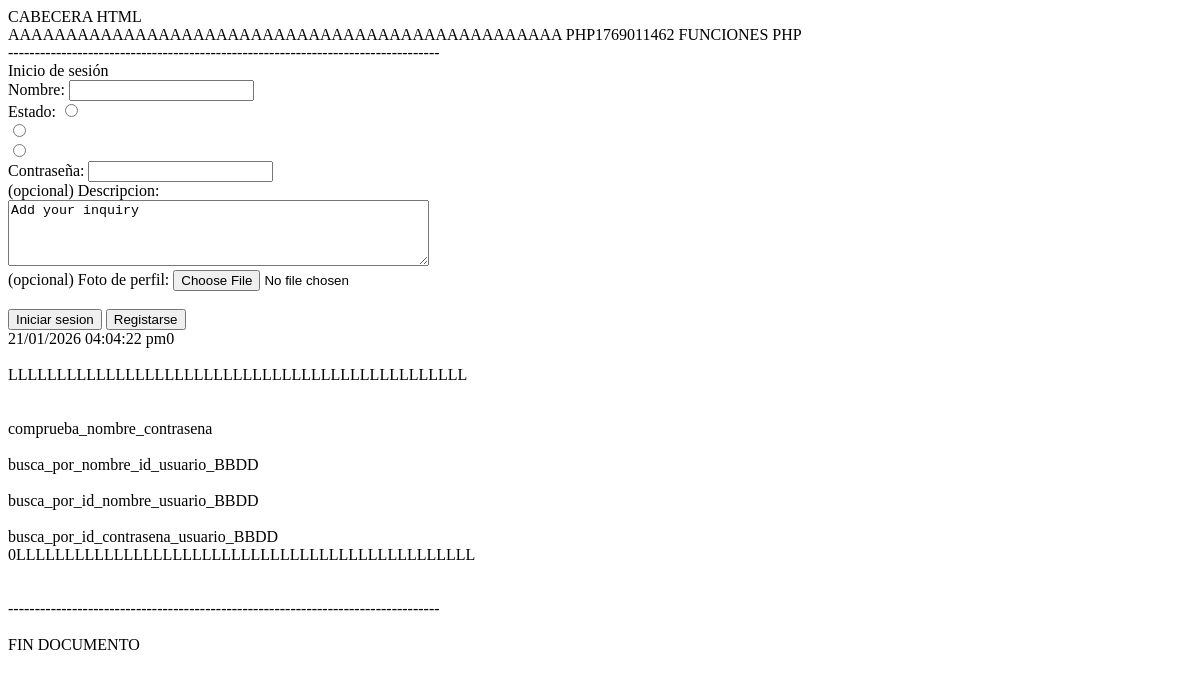
Page /test/sesiones/test.php on the earlier database version.
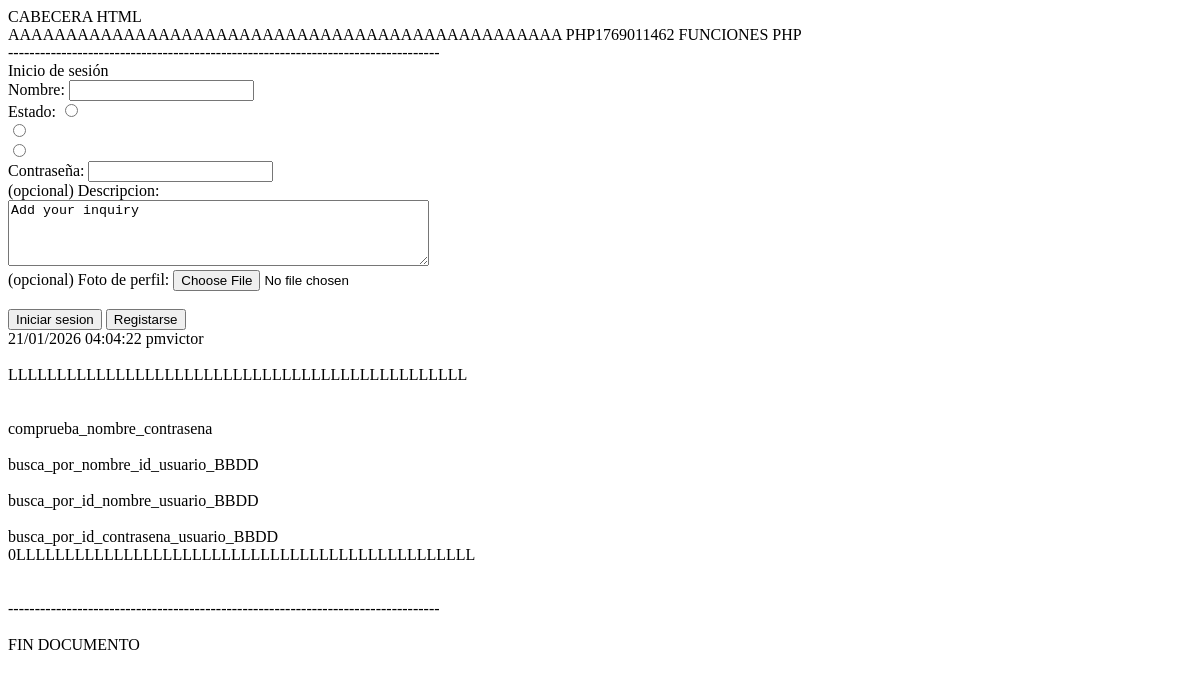
Same page on the later database version.
### tables this page shows
CREATE TABLE usuarios(
    id INT AUTO_INCREMENT PRIMARY KEY,
    password VARCHAR(255) NOT NULL,
    nombre VARCHAR(100) NOT NULL UNIQUE,
    foto tinytext,
    descripcion text,
    fecha_creacion DATE NOT NULL,
    rango ENUM ("Administrador", "Moderador", "Usuario"),
    estado ENUM ("Activada", "Desactivada", "Baneada")
);

### test/sesiones/test.php (the view, shortened to what this page needs)
<?php
require_once '../recursos/funciones.php';
$control_errores=1;
function formulario_inicio_sesion(){
?>
<div>Inicio de sesión</div>
<form action="" method="post">
    <label for="nombre">Nombre: </label>
    <input type="text" name="nombre"><br>
    <label for="estado">Estado: </label>
    <input type='radio' name='estado' value="Desactivada" required><br>
    <input type='radio' name='estado' required><br>
    <input type='radio' name='estado' required><br>
    <label for="contrasena">Contraseña: </label>
    <input type="password" name="contrasena"><br>
    <label for="descripcion">(opcional) Descripcion: </label><br>
    <textarea id="descripcion" name="descripcion" rows="4" cols="50">Add your inquiry</textarea><br>
        <label for="foto">(opcional) Foto de perfil: </label>
        <input type="file" name="foto"><br>   <br>
    <input type="submit" name="btn_inicio_sesion" value="Iniciar sesion" formaction="../principal/feed.php">
    <input type="submit" name="btn" value="Registarse" formaction="registro.php">
</form>
<?php
}
function funciones_php(){
    echo("FUNCIONES PHP");
    echo ("<br>");
    echo ("---------------------------------------------------------------------------------");
    echo ("<br>");
formulario_inicio_sesion();
$fecha=date('d/m/Y h:i:s a', time());
    echo($fecha);
   $nombrebusca=busca_por_id_nombre_usuario_BBDD("2");
   echo ($nombrebusca);
    echo ("<br>");
    echo ("<br>");
echo("LLLLLLLLLLLLLLLLLLLLLLLLLLLLLLLLLLLLLLLLLLLLLLL");
    echo ("<br>");
    echo ("<br>");
echo (comprueba_nombre_contrasena("usuario3434","contraaaa34234"));
 echo("LLLLLLLLLLLLLLLLLLLLLLLLLLLLLLLLLLLLLLLLLLLLLLL");
    echo ("<br>");
    echo ("<br>");
    echo ("<br>");
    echo ("---------------------------------------------------------------------------------");
}
function cabecera_html_generica(){
?>
    <!DOCTYPE html>
<html lang="en">
<head>
</head>
<body>
<div>CABECERA HTML</div>
<?php
}
function cuerpo_html(){
global $control_errores;
    if($control_errores==1){
    echo("AAAAAAAAAAAAAAAAAAAAAAAAAAAAAAAAAAAAAAAAAAAAAAAA PHP");
echo (time());
    }
?>
<body>
<?php
funciones_php()
?>
<br><br>
<div>FIN DOCUMENTO</div>
</body>
</html>
<?php
}
cabecera_html_generica();
cuerpo_html();

Differences in the rows shown:
added usuarios: nombre "victor"
Other differences:
$nombrebusca: "0" → (not shown)
